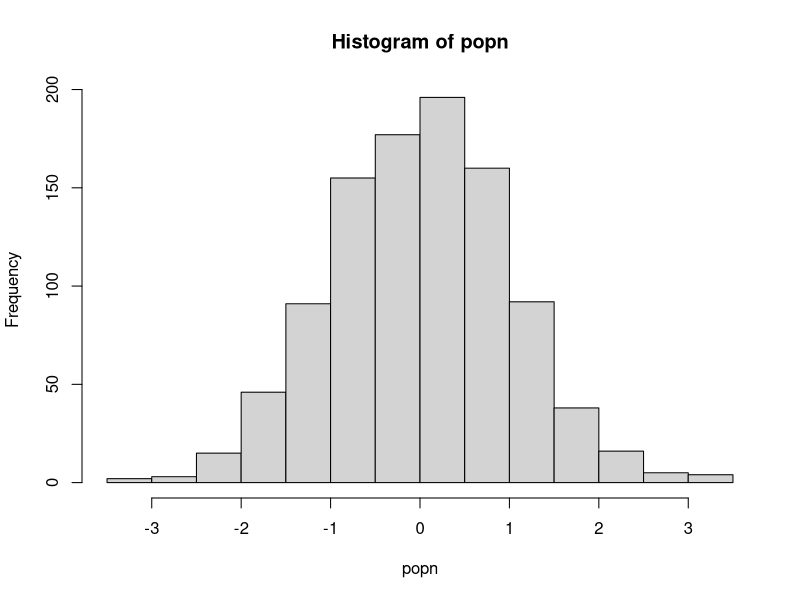

The R script that drew this image:
######### Functions ##########

## A function to take a sample of size n from a population "popn" and return its mean
myexperiment <- function(popn,n){
    pop_sample <- sample(popn, n, replace = FALSE)
    return(mean(pop_sample))
}

## Calculate means using a for loop without preallocation:
loopy_sample1 <- function(popn, n, num){
    # iteratively adds mean of randoly selected sample of size n from popn to result2
    result1 <- vector() #Initialize empty vector of size 1 
    for(i in 1:num){
        result1 <- c(result1, myexperiment(popn, n))
    }
    return(result1)
}

## To run "num" iterations of the experiment using a for loop on a vector with preallocation:
loopy_sample2 <- function(popn, n, num){
    result2 <- vector(,num) #Preallocate expected size
    for(i in 1:num){
        result2[i] <- myexperiment(popn, n)
    }
    return(result2)
}

## To run "num" iterations of the experiment using a for loop on a list with preallocation:
loopy_sample3 <- function(popn, n, num){
    result3 <- vector("list", num) #Preallocate expected size
    for(i in 1:num){
        result3[[i]] <- myexperiment(popn, n)
    }
    return(result3)
}

## To run "num" iterations of the experiment using vectorization with lapply:
lapply_sample <- function(popn, n, num){
    result4 <- lapply(1:num, function(i) myexperiment(popn, n))
    return(result4)
}

## To run "num" iterations of the experiment using vectorization with lapply:
sapply_sample <- function(popn, n, num){
    result5 <- sapply(1:num, function(i) myexperiment(popn, n))
    return(result5)
}

# Generate the population
popn <- rnorm(1000) 
hist(popn)

# Run and time the different approaches
n <- 20 # sample size for each experiment
num <- 1000 # Number of times to rerun the experiment

print("The loopy, non-preallocation approach takes:" )
print(system.time(loopy_sample1(popn, n, num)))

print("The loopy, but with preallocation approach takes:" )
print(system.time(loopy_sample2(popn, n, num)))

print("The loopy, non-preallocation approach on a list takes:" )
print(system.time(loopy_sample3(popn, n, num)))

print("The vectorized sapply approach takes:" )
print(system.time(sapply_sample(popn, n, num)))

print("The vectorized lapply approach takes:" )
print(system.time(lapply_sample(popn, n, num)))

